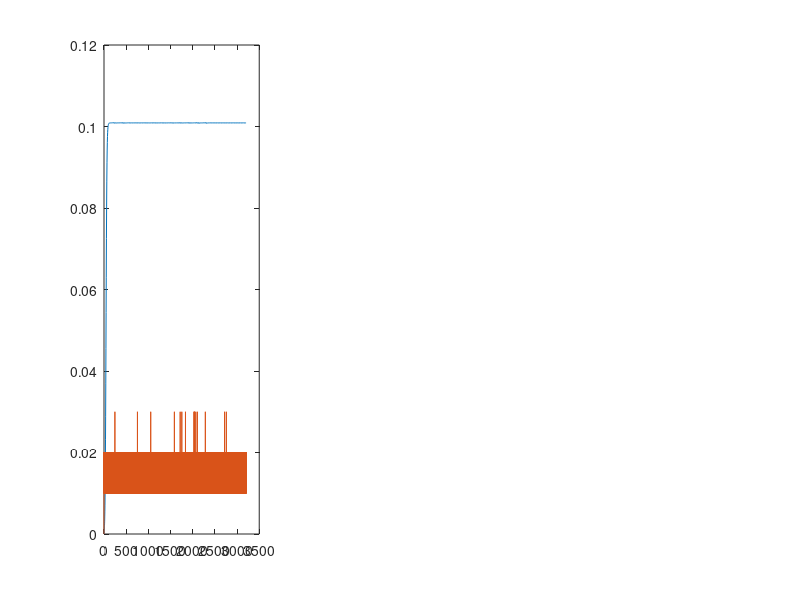

Reproduce this figure in MATLAB. (Note: this script raises an error after producing the figure.)
% *** THIS PROGRAM DEALS W/ ONE CHEMICAL SPECIES WITH A BINDING AND UNBINDING REACTION, WITH NO FEEDBACK ***

% rates: r_bind = k_bind * (1-a)
% 			 r_unbind = k_unbind * a

N = 100; % The number of molecules
T = 8000; % Number of reactions
k_bind = 0.0001; % Binding rate constant
k_unbind = 0.9; % Unbinding rate constant
k_feedback = 1.0; % Feedback rate constant
L = 1; % Length of cell membrane
v_x = 0.0005; % Velocity for random walk
p = 0.5; % Probability of moving to the right in random walk (0.5 for no bias)

% X(1,:) is a bool representing whether each particle is bound or not.
X(1,:,:) = zeros(1,N,T);
X(1,1,1) = 1;
% X(2,:) is a float representing the position of each particle.
X(2,:,1) = (L * rand(1, N));

% A(1, :) is a float representing the proportion of chemical A that is bound.
% A(2, :) is the time that this value is recorded.
A = zeros(2,T);
W_1 = rand(1,T+1);
W_2 = rand(1,T+1);
% This odd index is due to using i-1 to gather the value of the last index in each of the arrays, and I didn't want to add a switch statement every time for i = 1. This is more computationally efficient
for i = 2:(T+1)
	% set the position to the position of the previous time.
	X(1,:,i) = X(1,:,i-1);
	X(2,:,i) = X(2,:,i-1);

	% Setting the rates at the start of each loop
	r_bind = k_bind*(N-sum(X(1,:,i)));
	r_unbind = k_unbind*sum(X(1,:,i));
	r_feedback = k_feedback*A(1,i-1)*(N - sum(X(1,:,i)));
	r_sum = r_bind + r_unbind + r_feedback;

	% Generating a random number for use in Gillespie Algo

	tau = (1 / r_sum) * log(1 / W_1(i));

	% Picking the reaction using Gillespie Algo
  if (r_sum * W_2(i) < r_bind)
		unbound_list = find(X(1,:,i) == 0);
		unbound_index = unbound_list(randi(length(unbound_list)));
		X(1,unbound_index,i) = 1;
		X(2,unbound_index,i) = L * rand(1);
	elseif (r_bind < r_sum * W_2(i) <= r_bind + r_unbind)
		bound_list = find(X(1,:,i) == 1);
		bound_index = bound_list(randi(length(bound_list)));
		X(1,bound_index,i) = 0;
	else 
		unbound_list = (X(1,:,i) == 0);
		unbound_index = randi(length(unbound_list));
		
		bound_list= (X(1,:,i) == 1);
		bound_index = randi(length(bound_list));

		X(1,unbound_index,i) = 1;
		X(2,unbound_index,i) = X(2,bound_index,i);
	end

	% Creates masks for bound & unbound values
	unbound = (X(1,:,i) == 0);
	bound = (X(1,:,i) == 0);
	X(2,unbound,i) = X(2,unbound,i-1);
	random_steps = ((2 * randi(2, 1, length(X(2,bound,i)))) - 3) * v_x * (X(1,1,i) - X(1,1,i-1));
	X(2,bound,i) = mod(X(2,bound,i-1) + random_steps, L);

	% Updating proportion and time for A
	A(:, i) = [(sum(X(1, :,i)) / N), (A(2, i-1) + tau)];
end
%for i = 2:(T+1)
	% Creates masks for bound & unbound values
%	unbound = (X(1,:,i) == 0);
%	bound = (X(1,:,i) == 0);
%	X(2,unbound,i) = X(2,unbound,i-1);
%	random_steps = ((2 * randi(2, 1, length(X(2,bound,i)))) - 3) * v_x * (X(1,1,i) - X(1,1,i-1));
%	X(2,bound,i) = mod(X(2,bound,i-1) + random_steps, L);
%end

% The steady state  f the concentration for the ODE version of this is:
a_steady_state = 1 - (k_unbind/k_feedback);


%Setting up the ODE to plot
[t, a] =  ode45(@(t, a) k_bind * (1 - a) + k_feedback * (1 - a) * a  - k_unbind * a, [0, A(2,T)], A(1,1));

subplot(1,3,1);
%ODE plot
plot(t,a); hold on;

%Stochastic Plot
plot(A(2,:),A(1,:));

%Steady state comparison
yline(a_steady_state);

%Title and labels
title('Simple Binding-Unbinding Model w/ ODE Comparison');
xlabel('Time');
ylabel('Bound Proportion of Chemical A');

%Plotting a histogram of particle location
subplot(1,3,2);
hist(X(2,:,T),20);

title('Histogram of Particle Position at the Ending Time');
xlabel('Position of Particles');
ylabel('Number of Particles');

subplot(1,3,3);

for n = 1:N
	scatter(A(2,:),X(2,n,:),"c",".");
	hold on;
end
title('Particle Trajectory');
ylabel('X Position');
xlabel = ('time');
